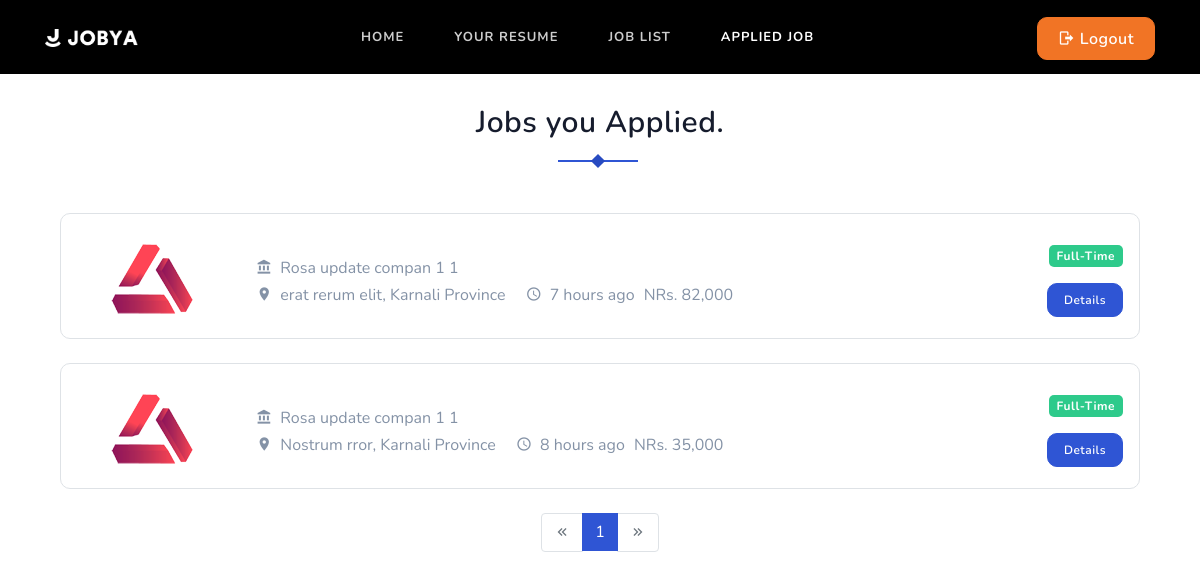
The page /job/applied-jobs/ (signed in) on the database its author committed.
### job/models.py (models this page shows, shortened)
class ApplyJob(models.Model):
    STATUS_CHOICES = [
        ("pending", "Pending"),
        ("approved", "Approved"),
        ("rejected", "Rejected"),
    ]
    user = models.ForeignKey(User, on_delete=models.CASCADE)
    job = models.ForeignKey(Job, on_delete=models.CASCADE)
    timestamp = models.DateTimeField(auto_now_add=True)
    status = models.CharField(max_length=20, choices=STATUS_CHOICES)

class Job(models.Model):
    JOB_TYPE_CHOICES = [
        ("part-time", "Part Time"),
        ("full-time", "Full Time"),
    ]
    WORK_MODES_CHOICES = [
        ('remote', 'Remote'),
        ('onsite', 'Onsite'),
        ('hybrid', 'Hybrid'),
    ]
    user = models.ForeignKey(User, on_delete=models.CASCADE)
    company = models.ForeignKey(Company, on_delete=models.CASCADE)
    title = models.CharField(max_length=255)
    job_type = models.CharField(max_length=20, choices=JOB_TYPE_CHOICES, default="full-time")
    image = models.ImageField(upload_to="post_images/%y/%m/&=%d", blank=True)
    category = models.ForeignKey(Category, on_delete=models.DO_NOTHING)
    city = models.CharField(max_length=255)
    state = models.ForeignKey(State, on_delete=models.DO_NOTHING, blank=True, null=True)
    salary = models.PositiveIntegerField(blank=True, null=True)
    work_mode = models.CharField(max_length=20, choices=WORK_MODES_CHOICES, default="onsite")
    edu_level = models.CharField(max_length=255)
    experience = models.ForeignKey(Experience, on_delete=models.DO_NOTHING, blank=True, null=True)
    uploaded_date = models.DateTimeField(null=True, blank=True, default=timezone.now)
    email = models.EmailField(max_length=255)
    contact = models.IntegerField()
    description = models.TextField()
    is_available = models.BooleanField(default=True)

### company/models.py (models this page shows, shortened)
class Company(models.Model):
    user = models.OneToOneField(User, on_delete=models.CASCADE)
    name = models.CharField(max_length=100, null=True, blank=True)
    est_date = models.DateField(null=True, blank=True)
    city = models.CharField(max_length=100, null=True, blank=True)
    state = models.ForeignKey(State, on_delete=models.DO_NOTHING, blank=True, null=True)
    email = models.EmailField(unique=True, null=True, blank=True)
    number = models.IntegerField(null=True, blank=True)
    website_link = models.URLField(null=True, blank=True)
    services = models.TextField(null=True, blank=True)
    overview = models.TextField(blank=True, null=True)
    image = models.ImageField(upload_to="company_post_images/%Y/%m/%d", blank=True)
    is_verified = models.BooleanField(default=False)

class State(models.Model):
    name = models.CharField(max_length=255)
    def __str__(self):
        return self.name

### job/views.py (the view, shortened to what this page needs)
# urls.py: path('applied-jobs/', views.AppliedJob.as_view(), name='applied-jobs'),
class AppliedJob(ListView):
    model = ApplyJob
    template_name = 'job/applied_job.html'
    context_object_name = 'applied_jobs'
    def dispatch(self, request, *args, **kwargs):
        if not request.user.is_authenticated:
            messages.warning(request, 'You must be logged in to view your applied jobs.')
            return redirect('login')
        if not request.user.is_applicant:
            messages.warning(request, 'Permission Denied! You are not authorized to view your applied jobs.')
            return redirect('dashboard')
        return super().dispatch(request, *args, **kwargs)
    def get_queryset(self):
        return ApplyJob.objects.filter(user=self.request.user).order_by('-timestamp')
    def get_context_data(self, **kwargs):
        context = super().get_context_data(**kwargs)
        page = self.request.GET.get("page", 1)
        paginator = Paginator(context['applied_jobs'], 5)  # 5 jobs per page
        try:
            applied_jobs = paginator.page(page)
        except PageNotAnInteger:
            applied_jobs = paginator.page(1)
        except EmptyPage:
            applied_jobs = paginator.page(paginator.num_pages)
        context['applied_jobs'] = applied_jobs
        context['page_obj'] = applied_jobs
        return context

### company/context_processors.py (called while the page is built)
def company_context(request):
    company = None
    if request.user.is_authenticated and request.user.has_company:
        company = Company.objects.filter(user=request.user).first()  # or however you link Company to the user
    return {'company': company}

### templates/job/applied_job.html (shortened to what this page needs)
{% extends "base.html" %}
{% load widget_tweaks %}
{% load static %}
{% block content %}
{% load humanize %}
<section class="section pt-0">
    <div class="container">
        <div class="row">
            <div class="col-12">
                <div class="section-title text-center mb-4 pb-2">
                    <h4 class="title title-line pb-1">Jobs you Applied.</h4>
                </div>
            </div>
        </div>
        <div class="row">
            <div class="col-lg-12">
                {% if applied_jobs %}
                {% for applied_job in applied_jobs %}
                <div class="job-list-box border rounded mt-4 pt-2">
                    <div class="p-3">
                        <div class="row align-items-center">
                            <div class="col-lg-2">
                                <div class="company-logo-img">
                                    <img src="{% static 'featured-job/img-1.png' %}" alt="" class="img-fluid mx-auto d-block">
                                </div>
                            </div>
                            <div class="col-lg-8 col-md-8">
                                <div class="job-list-desc">
                                    <p class="text-muted mb-0"><i class="mdi mdi-bank mr-2"></i>{{ applied_job.job.company.name }}</p>
                                    <ul class="list-inline mb-0">
                                        <li class="list-inline-item mr-3">
                                            <p class="text-muted mb-0"><i class="mdi mdi-map-marker mr-2"></i>{{ applied_job.job.city }}, {{ applied_job.job.state }}</p>
                                        </li>
                                        <li class="list-inline-item">
                                            <p class="text-muted mb-0"><i class="mdi mdi-clock-outline mr-2"></i>{{ applied_job.job.uploaded_date|naturaltime }}</p>
                                        </li>
                                        <li class="list-inline-item">
                                            <p class="text-muted mb-0">NRs. {{ applied_job.job.salary|intcomma }}</p>
                                        </li>
                                    </ul>
                                </div>
                            </div>
                            <div class="col-lg-2 col-md-3">
                                <div class="job-list-button-sm text-right">
                                    <span class="badge badge-success">{{ applied_job.job.job_type|title }}</span>
                                    <div class="mt-3">
                                        <a href="{% url 'job-details' applied_job.job.id %}" class="btn btn-sm btn-primary">Details</a>
                                    </div>
                                </div>
                            </div>
                        </div>
                    </div>
                </div>
                {% endfor %}
                {% else %}
                <h6 class="title title-line pb-5">No jobs available at the moment.</h6>
                {% endif %}
                <div class="mt-4">
                    <nav aria-label="Page navigation example">
                        <ul class="pagination justify-content-center mb-0">
                            {% if page_obj.has_previous %}
                                <li class="page-item">
                                    <a class="page-link" href="?page={{ page_obj.previous_page_number }}" tabindex="-1">
                                        <i class="mdi mdi-chevron-double-left f-15"></i>
                                    </a>
                                </li>
                            {% else %}
                                <li class="page-item disabled">
                                    <span class="page-link">
                                        <i class="mdi mdi-chevron-double-left f-15"></i>
                                    </span>
                                </li>
                            {% endif %}
                            {% for i in page_obj.paginator.page_range %}
                                <li class="page-item {% if i == page_obj.number %}active{% endif %}">
                                    <a class="page-link" href="?page={{ i }}">{{ i }}</a>
                                </li>
                            {% endfor %}
                            {% if page_obj.has_next %}
                                <li class="page-item">
                                    <a class="page-link" href="?page={{ page_obj.next_page_number }}">
                                        <i class="mdi mdi-chevron-double-right f-15"></i>
                                    </a>
                                </li>
                            {% else %}
                                <li class="page-item disabled">
                                    <span class="page-link">
                                        <i class="mdi mdi-chevron-double-right f-15"></i>
                                    </span>
                                </li>
                            {% endif %}
                        </ul>
                    </nav>
                </div>
            </div>
        </div>
    </div>
</section>
{% endblock content %}

### static/css/style.css (style rules this page uses)
.text-muted { color: #8492a6 !important; }
.list-inline-item:not(:last-child) { margin-right: 5px; margin-bottom: 5px; }
.rounded { border-radius: 10px !important; }
.btn { padding: 8px 20px; outline: none; text-decoration: none; font-size: 16px; letter-spacing: 0.5px; -webkit-transition: all 0.3s; transition: all 0.3s; font-weight: 600; border-radius: 10px; }
.btn.btn-sm { padding: 7px 16px; font-size: 12px; }
.btn.btn-primary, .btn.btn-secondary, .btn.btn-success, .btn.btn-danger, .btn.btn-info, .btn.btn-warning, .btn.btn-dark { color: #ffffff !important; }
.btn.btn-primary { background: #2f55d4; border: 1px solid #2f55d4; }
.badge { padding: 5px 8px; border-radius: 5px; letter-spacing: 0.5px; }
.badge.badge-primary, .badge.badge-secondary, .badge.badge-success, .badge.badge-danger, .badge.badge-info, .badge.badge-warning, .badge.badge-dark { color: #ffffff !important; }
.badge.badge-success { background-color: #2eca8b !important; }
.pagination .page-item.active .page-link { background-color: #2f55d4; border-color: #2f55d4; color: #ffffff !important; }
body { font-family: "Nunito", sans-serif; overflow-x: hidden !important; font-size: 16px; color: #161c2d; }
h1, h2, h3, h4, h5, h6, .h1, .h2, .h3, .h4, .h5, .h6 { font-family: "Nunito", sans-serif; line-height: 1.5; font-weight: 600; }
a { text-decoration: none !important; }
p { line-height: 1.6; }
.section { padding: 100px 0; position: relative; }
.section-title { position: relative; }
.section-title .title { letter-spacing: 0.5px; font-size: 30px; }
.section-title .title.title-line:before { content: ""; position: absolute; height: 2px; width: 80px; left: 50%; top: 60px; text-align: center; background: #2f55d4; margin-left: -42px; }
.section-title .title.title-line:after { content: ""; position: absolute; height: 10px; width: 10px; left: 50%; top: 56px; z-index: 1; text-align: center; background: #284bc1; margin-left: -7px; -webkit-transform: rotate(45deg); transform: rotate(45deg); }
.job-list-box { -webkit-transition: all 0.5s; transition: all 0.5s; }

### rows shown on the page
ApplyJob: job.company.name "Rosa update compan 1 1", job.city "erat rerum elit", job.state "Karnali Province", job.uploaded_date "7 hours ago", job.salary "82,000", job.job_type "Full-Time"
ApplyJob: job.company.name "Rosa update compan 1 1", job.city "Nostrum rror", job.state "Karnali Province", job.uploaded_date "8 hours ago", job.salary "35,000", job.job_type "Full-Time"

### other values the page prints
{{ i }} "1"
